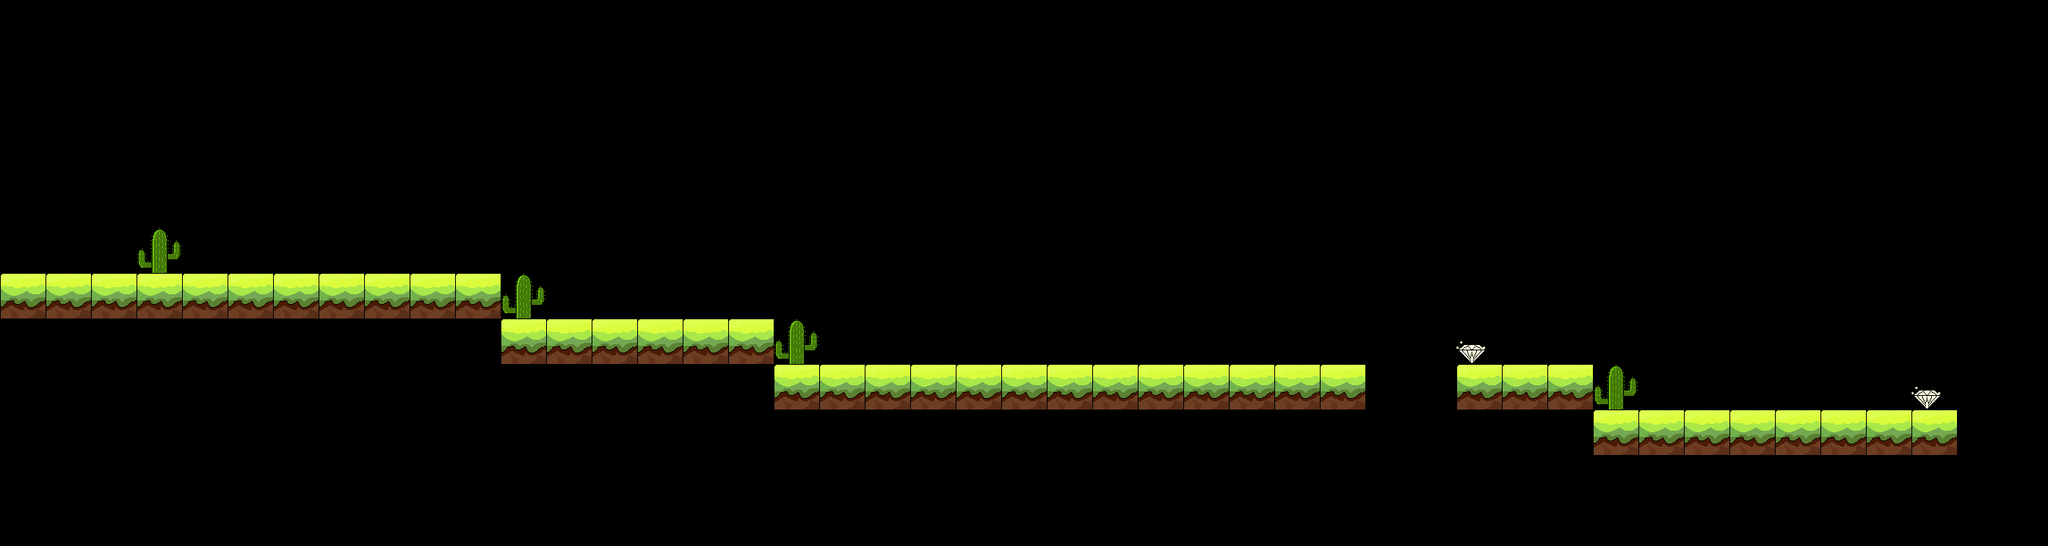

This is a level from a 2D game, rendered from its Tiled map with the project's own tilesets. A one-line summary and the map file follow, with tile-layer data summarised:
An orthogonal 45x12 tile map with 60x60 px tiles, 3 tile layers (road1, diamond, stuck1), 8 tilesets.

<map version="1.0" orientation="orthogonal" width="45" height="12" tilewidth="60" tileheight="60">
 <tileset firstgid="1" name="1" tilewidth="60" tileheight="60">
  <image source="mszy/road1.png" width="89" height="81" />
 </tileset>
 <tileset firstgid="2" name="stuck1" tilewidth="60" tileheight="120">
  <image source="mszy/stuck1.png" width="89" height="143" />
 </tileset>
 <tileset firstgid="3" name="icon_diamond" tilewidth="39" tileheight="30">
  <image source="mszy/icon_diamond.png" width="39" height="30" />
 </tileset>
 <tileset firstgid="4" name="下" tilewidth="60" tileheight="60">
  <image source="mszy/road1.png" width="89" height="81" />
 </tileset>
 <tileset firstgid="5" name="障碍下" tilewidth="60" tileheight="120">
  <image source="mszy/stuck2.png" width="89" height="143" />
 </tileset>
 <tileset firstgid="6" name="障碍右" tilewidth="120" tileheight="60">
  <image source="mszy/stuck4.png" width="143" height="89" />
 </tileset>
 <tileset firstgid="7" name="障碍左" tilewidth="120" tileheight="60">
  <image source="mszy/stuck3.png" width="143" height="89" />
 </tileset>
 <tileset firstgid="8" name="icon_zhangaiwu" tilewidth="60" tileheight="60">
  <image source="mszy/icon_zhangaiwu.png" width="60" height="63" />
 </tileset>
 <layer name="road1" width="45" height="12">
  <data>[540 cells, 41 non-empty, 1 distinct tile ids]</data>
 </layer>
 <layer name="diamond" width="45" height="12">
  <data>[540 cells, 2 non-empty, 1 distinct tile ids]</data>
 </layer>
 <layer name="stuck1" width="45" height="12">
  <data>[540 cells, 4 non-empty, 1 distinct tile ids]</data>
 </layer>
</map>
